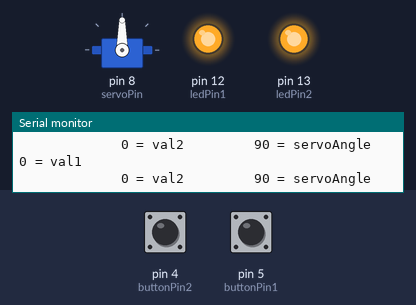
This sketch was run on a simulated Arduino Uno, built with avr-gcc and run on an emulated ATmega328P. Parts: servo, output pins drawn as LEDs (lit = HIGH), the last lines printed to the serial monitor. The test bench sets the inputs (shaded band); at power-on: pin 5 (buttonPin1) LOW, pin 4 (buttonPin2) LOW.

Above: at 1.2 s.
1.3 s: pin 5 (buttonPin1) pulled HIGH for 1 s
At 3.6 s:
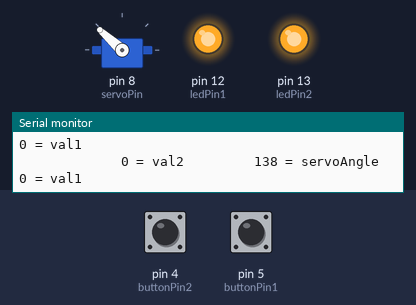
4.3 s: pin 4 (buttonPin2) pulled HIGH for 1 s
At 4.49 s:
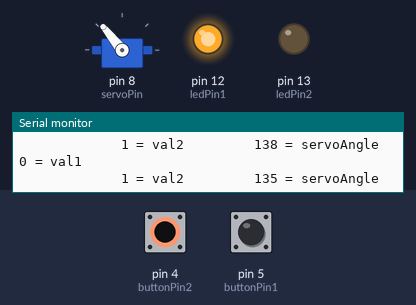
7.3 s: pin 4 (buttonPin2) pulled HIGH for 3.2 s
At 10.2 s:
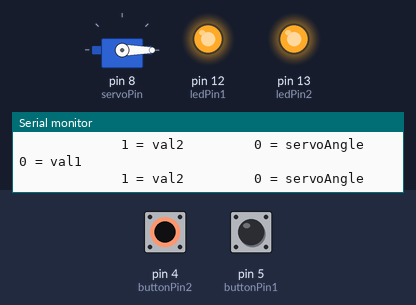
12.0 s: pin 5 (buttonPin1) pulled HIGH for 0.15 s
At 12.15 s:
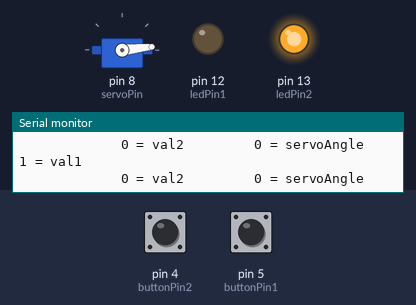
13.7 s: pin 5 (buttonPin1) pulled HIGH for 3.2 s
At 18.1 s:
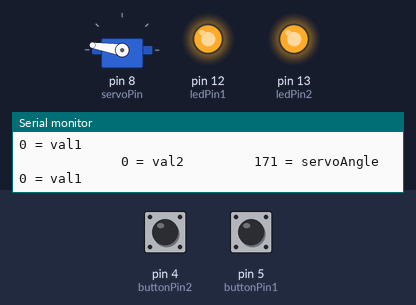
18.4 s: pin 4 (buttonPin2) pulled HIGH for 0.15 s
At 18.58 s:
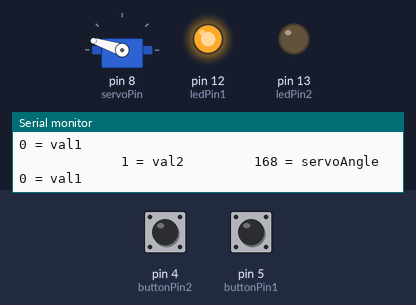
Timing chart, 0 to 21.1 s (numbered marks = the images above; inputs shaded):
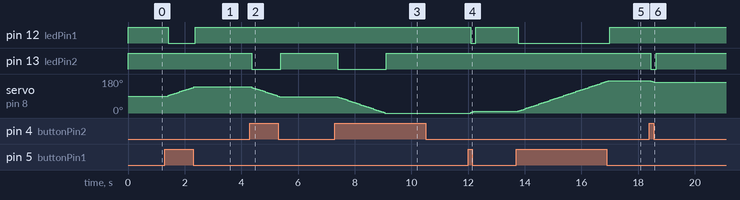

The sketch:

Button_Servo.ino
```cpp
#include <Servo.h>
//Johnny Krosby
//Two Buttons Two LEDS
//servo turns clockwise while button1 is down, servo turns counter-clockwise while button2 is down.

Servo myServo;

int servoPin = 8;
int buttonPin1 = 5;
int buttonPin2 = 4;
int ledPin1 = 12;
int ledPin2 = 13;
int val1 = 0;
int val2 = 0;
int servoAngle = 90;

void setup() {
  // put your setup code here, to run once:
  Serial.begin(9600);
  pinMode(servoPin, OUTPUT);
  pinMode(buttonPin1, INPUT);
  pinMode(buttonPin2, INPUT);
  pinMode(ledPin1, OUTPUT);
  pinMode(ledPin2, OUTPUT);
  myServo.attach(servoPin);
  myServo.write(90);
  digitalWrite(ledPin1, LOW);
  digitalWrite(ledPin2, LOW);
}

void loop() {

  val1 = digitalRead(buttonPin1);
  Serial.print(val1);
  Serial.println(" = val1");
  val2 = digitalRead(buttonPin2);
  Serial.print("             ");
  Serial.print(val2);
  Serial.print(" = val2");
  Serial.print("         ");
  Serial.print(servoAngle);
  Serial.println(" = servoAngle");

  if (val1 == HIGH && servoAngle < 180)
  {
    digitalWrite(ledPin1, LOW);
    servoAngle=servoAngle+3;
    myServo.write(servoAngle);
    delay(1);
  }
  else{
        digitalWrite(ledPin1, HIGH);

  }
  if (val2 == HIGH && servoAngle > 0)
  {
    digitalWrite(ledPin2, LOW);
    servoAngle=servoAngle-3;
    myServo.write(servoAngle);
    delay(1);
  }
  else{
  digitalWrite(ledPin2, HIGH);
  }

}
//https://www.arduino.cc/en/tutorial/pushbutton
//https://create.arduino.cc/projecthub/SBR/working-with-two-leds-and-two-push-buttons-1d4182       wiring
```

Measured:
- after the input at 1.3 s, pin 12 (ledPin1): HIGH → LOW after 0.11 s, → HIGH 0.96 s later; servo on pin 8 (servoPin): moves from 90° to 138° over 0.90 s, starting after 0.11 s
- after the input at 4.3 s, pin 13 (ledPin2): HIGH → LOW after 0.07 s, → HIGH 1.0 s later; servo on pin 8 (servoPin): moves from 138° to 87° over 0.96 s, starting after 0.07 s
- after the input at 7.3 s, pin 13 (ledPin2): HIGH → LOW after 0.10 s, → HIGH 1.7 s later; servo on pin 8 (servoPin): moves from 87° to 0° over 1.7 s, starting after 0.10 s
- after the input at 12.0 s, pin 12 (ledPin1): HIGH → LOW after 0.09 s, → HIGH 0.17 s later; servo on pin 8 (servoPin): 0° → 9° after 0.09 s
- after the input at 13.7 s, pin 12 (ledPin1): HIGH → LOW after 0.08 s, → HIGH 3.2 s later; servo on pin 8 (servoPin): moves from 9° to 171° over 3.2 s, starting after 0.08 s
- after the input at 18.4 s, pin 13 (ledPin2): HIGH → LOW after 0.05 s, → HIGH 0.18 s later; servo on pin 8 (servoPin): 171° → 168° after 0.05 s, → 165° 0.06 s later, → 162° 0.06 s later
